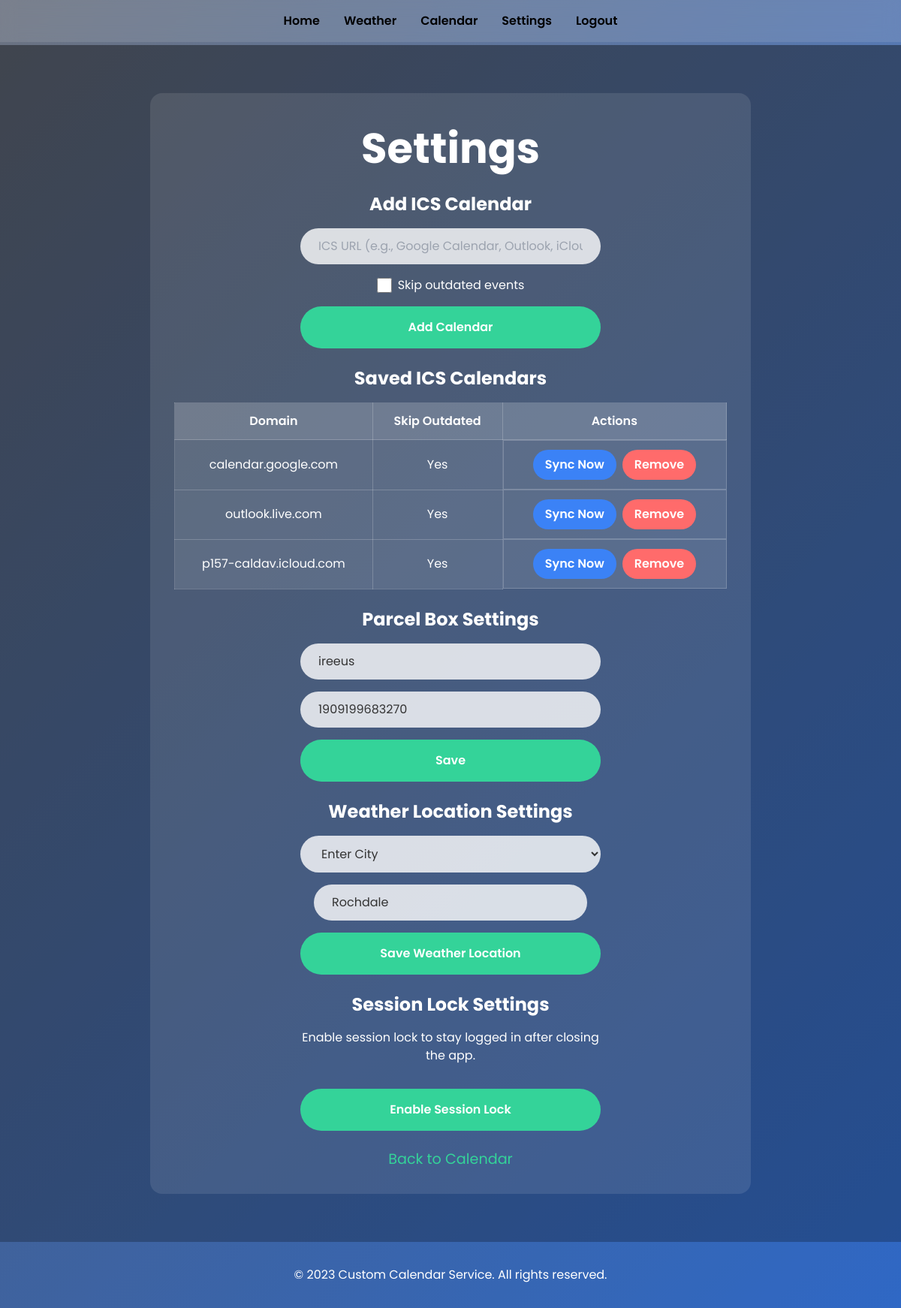
The page /settings.php (signed in) on the database its author committed.
### tables this page shows
CREATE TABLE ics_calendars (
        calendar_id INTEGER PRIMARY KEY AUTOINCREMENT,
        user_id INTEGER NOT NULL,
        ics_url TEXT NOT NULL,
        skip_outdated BOOLEAN DEFAULT 0, last_sync DATETIME,
        UNIQUE(user_id, ics_url)
    );

CREATE TABLE parcel_box (
        id INTEGER PRIMARY KEY AUTOINCREMENT,
        user_id INTEGER NOT NULL,
        username TEXT NOT NULL,
        parcel_box_id TEXT NOT NULL,
        timestamp DATETIME DEFAULT CURRENT_TIMESTAMP
    );

CREATE TABLE weather_preferences (
        id INTEGER PRIMARY KEY AUTOINCREMENT,
        user_id INTEGER NOT NULL UNIQUE,
        location_type TEXT NOT NULL, -- 'geolocation' or 'city'
        city_name TEXT,
        latitude REAL,
        longitude REAL,
        timestamp DATETIME DEFAULT CURRENT_TIMESTAMP
    );

### settings.php (the view, shortened to what this page needs)
<?php
try {
    $db = new PDO('sqlite:access.db');
    $db->setAttribute(PDO::ATTR_ERRMODE, PDO::ERRMODE_EXCEPTION);
    $db->exec("CREATE TABLE IF NOT EXISTS users (
        user_id INTEGER PRIMARY KEY AUTOINCREMENT,
        username TEXT NOT NULL UNIQUE,
        password TEXT NOT NULL,
        access_code TEXT NOT NULL
    )");
    $db->exec("CREATE TABLE IF NOT EXISTS events (
        event_id INTEGER PRIMARY KEY AUTOINCREMENT,
        user_id INTEGER NOT NULL,
        summary TEXT NOT NULL,
        start_time DATETIME NOT NULL,
        end_time DATETIME NOT NULL,
        description TEXT,
        all_day BOOLEAN DEFAULT 0,
        timestmp DATETIME DEFAULT CURRENT_TIMESTAMP,
        source TEXT DEFAULT 'local',
        google_event_id TEXT
    )");
    $db->exec("CREATE TABLE IF NOT EXISTS ics_calendars (
        calendar_id INTEGER PRIMARY KEY AUTOINCREMENT,
        user_id INTEGER NOT NULL,
        ics_url TEXT NOT NULL,
        skip_outdated BOOLEAN DEFAULT 0,
        UNIQUE(user_id, ics_url)
    )");
    $db->exec("CREATE TABLE IF NOT EXISTS parcel_box (
        id INTEGER PRIMARY KEY AUTOINCREMENT,
        user_id INTEGER NOT NULL UNIQUE,
        username TEXT NOT NULL,
        parcel_box_id TEXT NOT NULL,
        timestamp DATETIME DEFAULT CURRENT_TIMESTAMP
    )");
    $db->exec("CREATE TABLE IF NOT EXISTS weather_preferences (
        id INTEGER PRIMARY KEY AUTOINCREMENT,
        user_id INTEGER NOT NULL UNIQUE,
        location_type TEXT NOT NULL, -- 'geolocation' or 'city'
        city_name TEXT,
        latitude REAL,
        longitude REAL,
        timestamp DATETIME DEFAULT CURRENT_TIMESTAMP
    )");
    $db->exec("CREATE TABLE IF NOT EXISTS persistent_sessions (
        id INTEGER PRIMARY KEY AUTOINCREMENT,
        session_id TEXT NOT NULL,
        user_id INTEGER NOT NULL UNIQUE,
        timestamp DATETIME DEFAULT CURRENT_TIMESTAMP,
        expires_at DATETIME
    )");
} catch (PDOException $e) {
    die("Database Error: Unable to connect to the database.");
}
$session_lock_enabled = false;
if (isset($_SESSION['user_id'])) {
    $stmt = $db->prepare("SELECT COUNT(*) FROM persistent_sessions WHERE user_id = ? AND (expires_at > ? OR expires_at IS NULL)");
    $stmt->execute([$_SESSION['user_id'], date('Y-m-d H:i:s')]);
    $session_lock_enabled = $stmt->fetchColumn() > 0;
}
$calendars = [];
if (isset($_SESSION['user_id'])) {
    $stmt = $db->prepare("SELECT * FROM ics_calendars WHERE user_id = ?");
    $stmt->execute([$_SESSION['user_id']]);
    $calendars = $stmt->fetchAll(PDO::FETCH_ASSOC);
}
$parcel = [];
if (isset($_SESSION['user_id'])) {
    $stmt = $db->prepare("SELECT * FROM parcel_box WHERE user_id = ?");
    $stmt->execute([$_SESSION['user_id']]);
    $parcel = $stmt->fetch(PDO::FETCH_ASSOC);
}
$weather_prefs = [];
if (isset($_SESSION['user_id'])) {
    $stmt = $db->prepare("SELECT * FROM weather_preferences WHERE user_id = ?");
    $stmt->execute([$_SESSION['user_id']]);
    $weather_prefs = $stmt->fetch(PDO::FETCH_ASSOC);
}
?>
<!DOCTYPE html>
<html lang="en">
<head>
    <script src="https://cdn.tailwindcss.com"></script>
</head>
<body>
    <?php include 'menu.php'; ?>
    <?php if (isset($_SESSION['user_id'])): ?>
        <section class="form-section">
            <div class="form-content">
                <h1 class="hero-title">Settings</h1>
                <h2 class="text-2xl font-bold mb-4">Add ICS Calendar</h2>
                <form method="POST" class="form">
                    <input type="url" name="ics_url" placeholder="ICS URL (e.g., Google Calendar, Outlook, iCloud)" required class="form-input">
                    <div class="flex items-center justify-center">
                        <input type="checkbox" name="skip_outdated" id="skipOutdated" class="mr-2 h-5 w-5">
                        <label for="skipOutdated" class="text-base">Skip outdated events</label>
                    </div>
                    <button type="submit" name="add_ics_calendar" class="cta-btn">Add Calendar</button>
                </form>
                <h2 class="text-2xl font-bold mt-6 mb-4">Saved ICS Calendars</h2>
                <?php if (empty($calendars)): ?>
                    <p class="text-center">No saved ICS calendars.</p>
                <?php else: ?>
                    <table class="calendar-table">
                        <thead>
                            <tr>
                                <th>Domain</th>
                                <th>Skip Outdated</th>
                                <th>Actions</th>
                            </tr>
                        </thead>
                        <tbody>
                            <?php foreach ($calendars as $cal): ?>
                                <tr>
                                    <td><?php echo htmlspecialchars(parse_url($cal['ics_url'], PHP_URL_HOST) ?: 'Unknown'); ?></td>
                                    <td><?php echo $cal['skip_outdated'] ? 'Yes' : 'No'; ?></td>
                                    <td class="actions">
                                        <form method="POST" class="inline">
                                            <button type="submit" name="sync_calendar" class="sync-btn">Sync Now</button>
                                        </form>
                                        <form method="POST" class="inline" onsubmit="return confirm('Are you sure you want to remove this calendar?');">
                                            <button type="submit" name="remove_calendar" class="remove-btn">Remove</button>
                                        </form>
                                    </td>
                                </tr>
                            <?php endforeach; ?>
                        </tbody>
                    </table>
                <?php endif; ?>
                <h2 class="text-2xl font-bold mt-6 mb-4">Parcel Box Settings</h2>
                <form method="POST" class="form">
                    <input type="text" name="username" placeholder="Username" required class="form-input" value="<?php echo htmlspecialchars($parcel['username'] ?? ''); ?>">
                    <input type="text" name="parcel_box_id" placeholder="Parcel Box ID" required class="form-input" value="<?php echo htmlspecialchars($parcel['parcel_box_id'] ?? ''); ?>">
                    <button type="submit" name="save_parcel_box" class="cta-btn">Save</button>
                </form>
                <h2 class="text-2xl font-bold mt-6 mb-4">Weather Location Settings</h2>
                <form method="POST" class="form" id="weatherForm">
                    <select name="location_type" id="locationType" class="form-select" onchange="toggleCityInput()">
                        <option value="city" <?php echo ($weather_prefs['location_type'] ?? '') === 'city' ? 'selected' : ''; ?>>Enter City</option>
                    </select>
                    <div id="cityInputSection">
                        <input type="text" name="city_name" id="cityName" placeholder="City Name (e.g., London)" class="form-input" value="<?php echo htmlspecialchars($weather_prefs['city_name'] ?? ''); ?>">
                    </div>
                    <button type="submit" name="save_weather_location" class="cta-btn">Save Weather Location</button>
                </form>
                <h2 class="text-2xl font-bold mt-6 mb-4">Session Lock Settings</h2>
                <form method="POST" class="form">
                    <?php if ($session_lock_enabled): ?>
                        <p class="text-base mb-4">Session lock is currently enabled.</p>
                        <button type="submit" name="disable_session_lock" class="remove-btn">Disable Session Lock</button>
                    <?php else: ?>
                        <p class="text-base mb-4">Enable session lock to stay logged in after closing the app.</p>
                        <button type="submit" name="enable_session_lock" class="cta-btn">Enable Session Lock</button>
                    <?php endif; ?>
                </form>
                <p class="link-text mt-6"><a href="calendar.php" class="link-text">Back to Calendar</a></p>
            </div>
        </section>
    <?php endif; ?>
    <footer>
        <p>&copy; 2023 Custom Calendar Service. All rights reserved.</p>
    </footer>
</body>
</html>

### menu.php (shortened to what this page needs)
<nav class="menu">
    <ul class="menu-items">
        <?php if (isset($_SESSION['user_id'])): ?>
            <li><a href="index.php">Home</a></li>
            <li><a href="weather.php">Weather</a></li>
            <li><a href="calendar.php">Calendar</a></li>
            <li><a href="settings.php">Settings</a></li>
			<li><a href="settings.php?logout=1">Logout</a></li>
        <?php endif; ?>
    </ul>
</nav>

### settings.php (style rules this page uses)
body { padding-top: 60px; font-family: 'Poppins', sans-serif; background: linear-gradient(135deg, #6B7280, #3B82F6); color: #fff; overflow-x: hidden; }
.hero, .form-section { position: relative; min-height: 100vh; display: flex; align-items: center; justify-content: center; text-align: center; overflow: hidden; padding: 4rem 2rem; }
.hero::before, .form-section::before { content: ''; position: absolute; top: 0; left: 0; width: 100%; height: 100%; background: rgba(0, 0, 0, 0.4); z-index: 1; }
.hero-content, .form-content { z-index: 2; max-width: 800px; width: 100%; padding: 2rem; background: rgba(255, 255, 255, 0.1); border-radius: 1rem; }
.hero-title { font-size: 3.5rem; font-weight: 700; margin-bottom: 1rem; animation: fadeInDown 1s ease-out; }
.cta-btn { background: #34D399; color: white; padding: 1rem 2rem; border-radius: 50px; text-decoration: none; font-weight: 600; transition: background 0.3s, transform 0.3s; animation: pulse 2s infinite; border: none; cursor: pointer; }
.sync-btn { background: #3B82F6; color: white; padding: 0.5rem 1rem; border-radius: 50px; text-decoration: none; font-weight: 600; transition: background 0.3s, transform 0.3s; border: none; cursor: pointer; }
.remove-btn { background: #ff6b6b; color: white; padding: 0.5rem 1rem; border-radius: 50px; text-decoration: none; font-weight: 600; transition: background 0.3s, transform 0.3s; border: none; cursor: pointer; }
.menu { position: fixed; top: 0; left: 0; width: 100%; background: rgba(255, 255, 255, 0.1); backdrop-filter: blur(10px); padding: 1rem; display: flex; justify-content: center; gap: 2rem; z-index: 10; }
.menu a { color: white; text-decoration: none; font-weight: 600; transition: color 0.3s; }
footer { padding: 2rem; text-align: center; background: rgba(0, 0, 0, 0.2); }
.form { display: flex; flex-direction: column; gap: 1rem; max-width: 400px; margin: 0 auto; }
.form-input, .form-select { padding: 0.75rem 1.5rem; border-radius: 50px; background: rgba(255, 255, 255, 0.8); color: #333; border: none; font-size: 1rem; }
.calendar-table { width: 100%; border-collapse: collapse; margin-top: 1rem; }
.calendar-table th, .calendar-table td { padding: 0.75rem; text-align: center; border: 1px solid rgba(255, 255, 255, 0.2); }
.calendar-table th { background: rgba(255, 255, 255, 0.2); font-weight: 600; }
.calendar-table td { background: rgba(255, 255, 255, 0.1); }
.calendar-table .actions { display: flex; gap: 0.5rem; justify-content: center; }
.link-text { margin-top: 2rem; font-size: 1.2rem; }
.link-text a { color: #34D399; text-decoration: none; transition: color 0.3s; }
.menu-items { display: flex; justify-content: center; gap: 2rem; list-style: none; margin: 0; padding: 0; }
.menu-items li { margin: 0; }
.menu-items a { color: white; text-decoration: none; font-weight: 600; transition: color 0.3s; }
#cityInputSection { display: none; }

### menu.php (style rules this page uses)
.menu { color: #000000; }
.menu-items li a { color: #000000; text-decoration: none; }

### rows shown on the page
ics_calendars: ics_url "calendar.google.com", skip_outdated "Yes"
ics_calendars: ics_url "outlook.live.com", skip_outdated "Yes"
ics_calendars: ics_url "p157-caldav.icloud.com", skip_outdated "Yes"
parcel_box: username "ireeus", parcel_box_id "1909199683270"
weather_preferences: location_type "Enter City", city_name "Rochdale"
